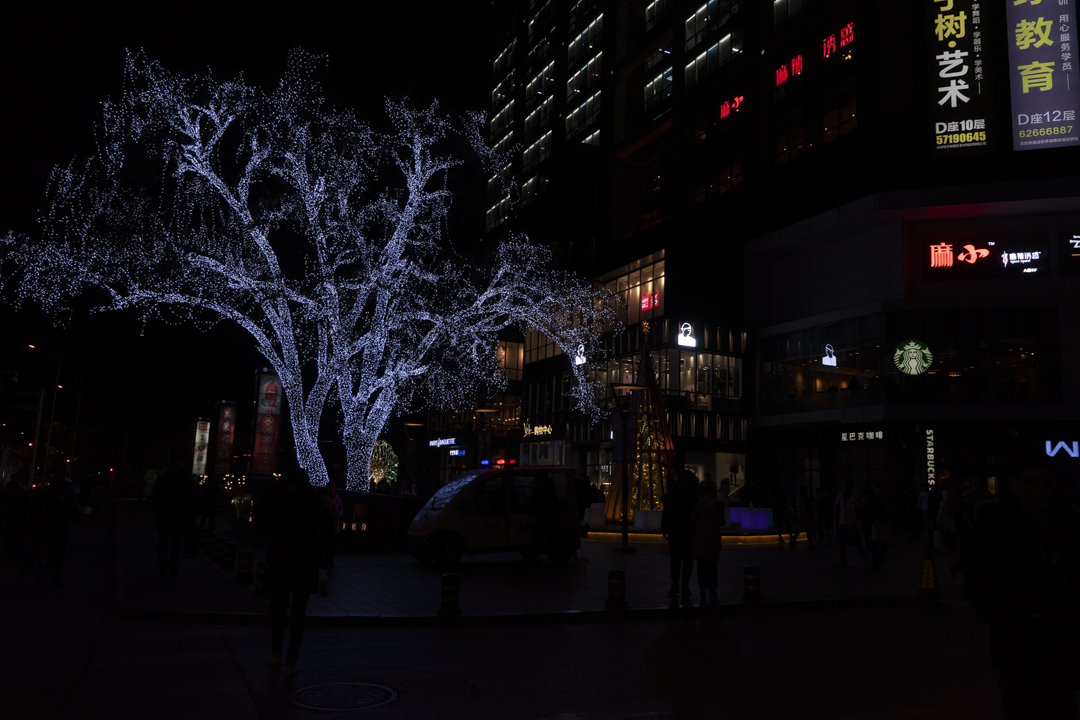
#> input picture 1001.png, 1080 x 720 px
$ jupyter execute Procesamiento_del_histograma_.ipynb
#> lines starting #> are read from the running program, lines starting #| are printed output that depends on the picture
<a href="https://colab.research.google.com/github/axelbynne/VISIONARTIFICIAL/blob/main/Procesamiento_del_histograma_.ipynb" target="_parent"></a>

[cell 1]
from google.colab import files
uploaded = files.upload()
#> the answer given: 1001.png

[cell 2]
from skimage.io import imread
from skimage import img_as_ubyte, img_as_float
from skimage.exposure import rescale_intensity
import matplotlib.pyplot as plt

# Lista de imágenes cargadas manualmente
imagenes = ['1001.png', '1003.png', '1005.png', '1006.png']

contrast_level = 0.8

for image_name in imagenes:
    image = img_as_float(imread(image_name))
    image_8bit = img_as_ubyte(image)
#> image_8bit is the input picture: shape (720, 1080, 3); mean R, G, B 13.6, 11.5, 14.6

    processed_image = rescale_intensity(
        image_8bit,
        in_range=(image_8bit.min(), image_8bit.max() * contrast_level),
        out_range=(0, 255)
    )
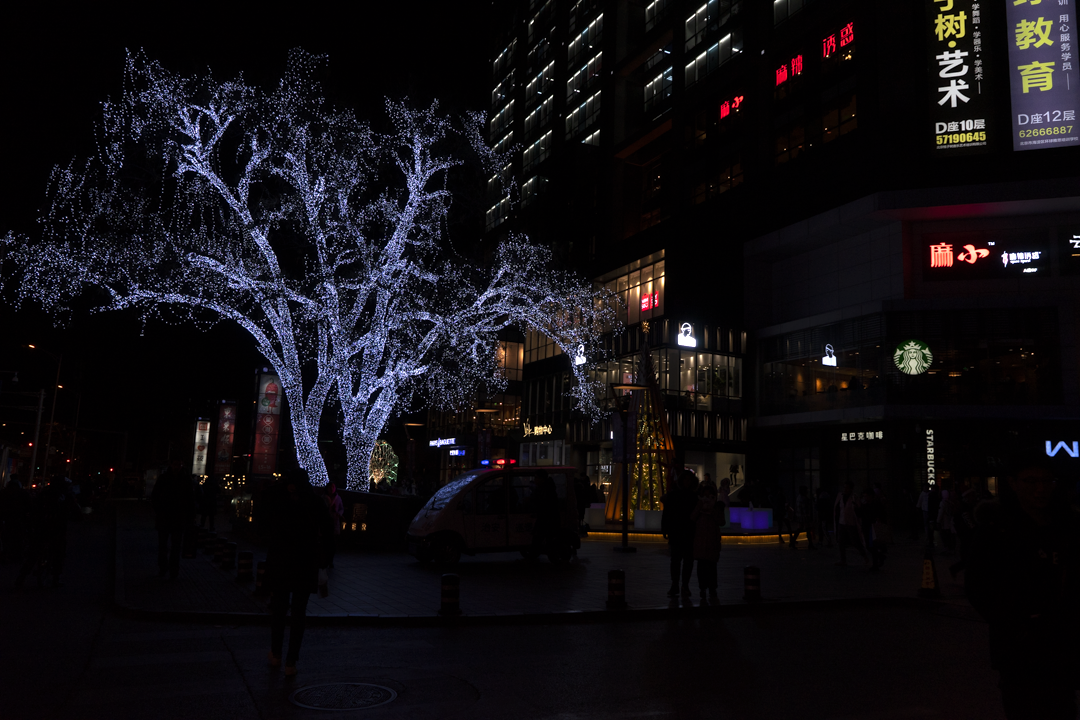
#> processed_image: shape (720, 1080, 3) float64; mean R, G, B 16.8, 14.3, 18.1

    fig, axes = plt.subplots(2, 2, figsize=(14, 10))
    fig.suptitle(f'Procesamiento de la imagen: {image_name}', fontsize=16)

    axes[0, 0].imshow(image_8bit, cmap='gray')
    axes[0, 0].set_title("Imagen Original (8-bit)")
    axes[0, 0].axis("off")

    axes[0, 1].hist(image_8bit.ravel(), bins=256, color='gray', alpha=0.7)
    axes[0, 1].set_title("Histograma Imagen Original")
    axes[0, 1].set_xlim(0, 255)

    axes[1, 0].imshow(processed_image, cmap='gray')
    axes[1, 0].set_title(f"Imagen Procesada (Contraste: {contrast_level})")
    axes[1, 0].axis("off")

    axes[1, 1].hist(processed_image.ravel(), bins=256, color='gray', alpha=0.9)
    axes[1, 1].set_title(f"Histograma Imagen Procesada")
    axes[1, 1].set_xlim(0, 255)

    plt.tight_layout(rect=[0, 0.03, 1, 0.95])
    plt.show()
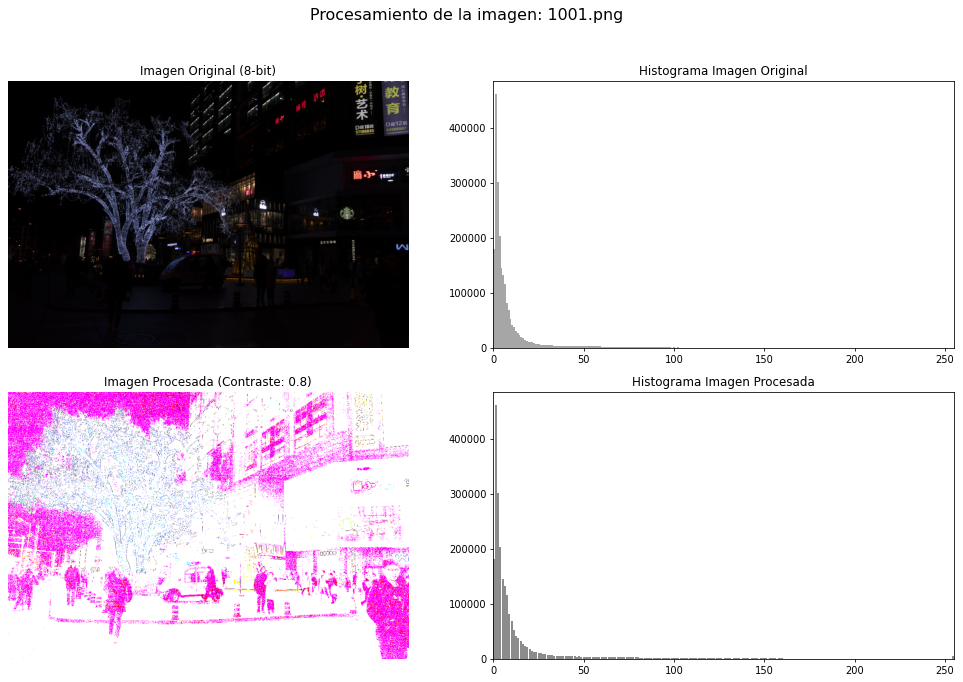
#> figure drawn by matplotlib, 4 panels; panel 2: tallest bar 461813 high, from x = 0.996 to 1.99; panel 4: tallest bar 461813 high, from x = 0.996 to 1.99
#> pass 2 of the loop `for image_name in imagenes:`:
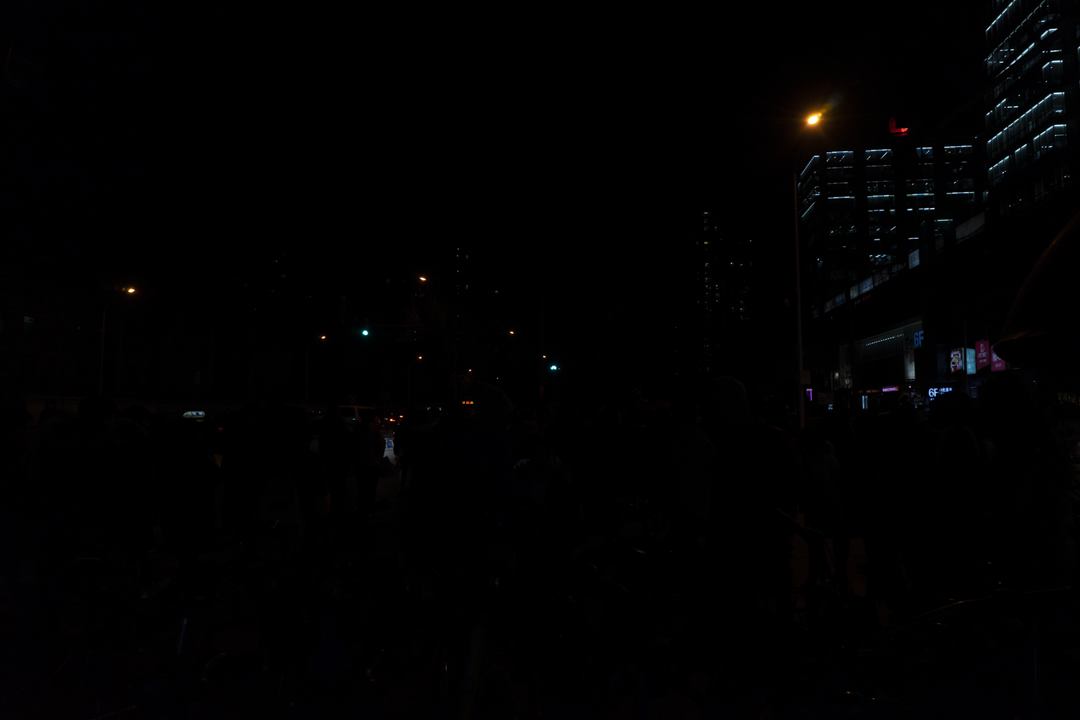
#> input picture 1003.png, 1080 x 720 px
#> image_8bit is the input picture: shape (720, 1080, 3); mean R, G, B 2.2, 1.3, 2.3
#> `plt.show()`:
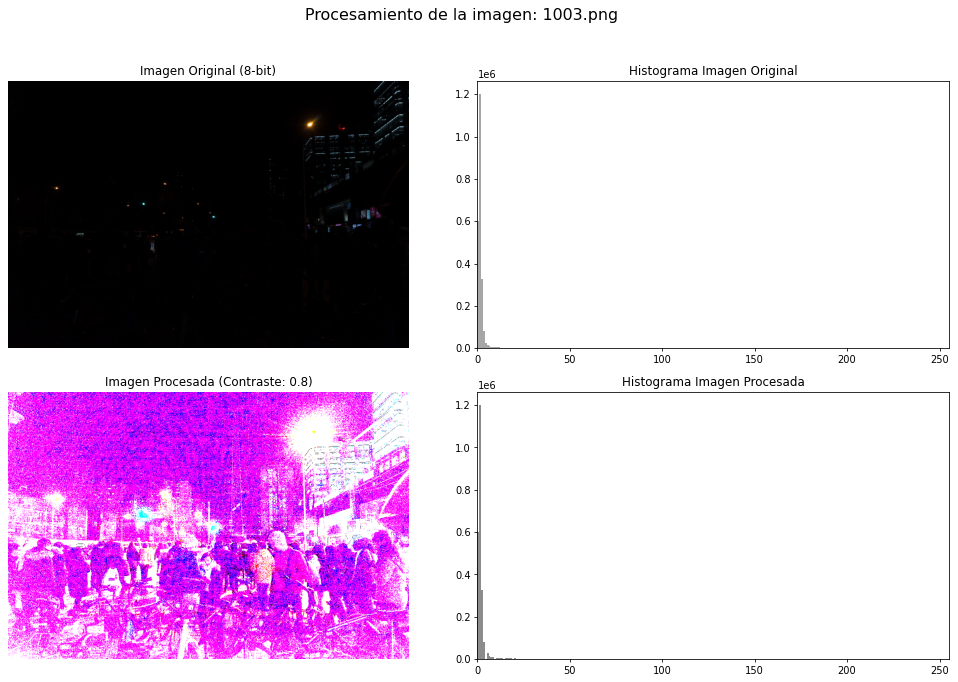
#> figure drawn by matplotlib, 4 panels; panel 2: tallest bar 1201748 high, from x = 0.996 to 1.99; panel 4: tallest bar 1201748 high, from x = 0.996 to 1.99
#> pass 3 of the loop `for image_name in imagenes:`:
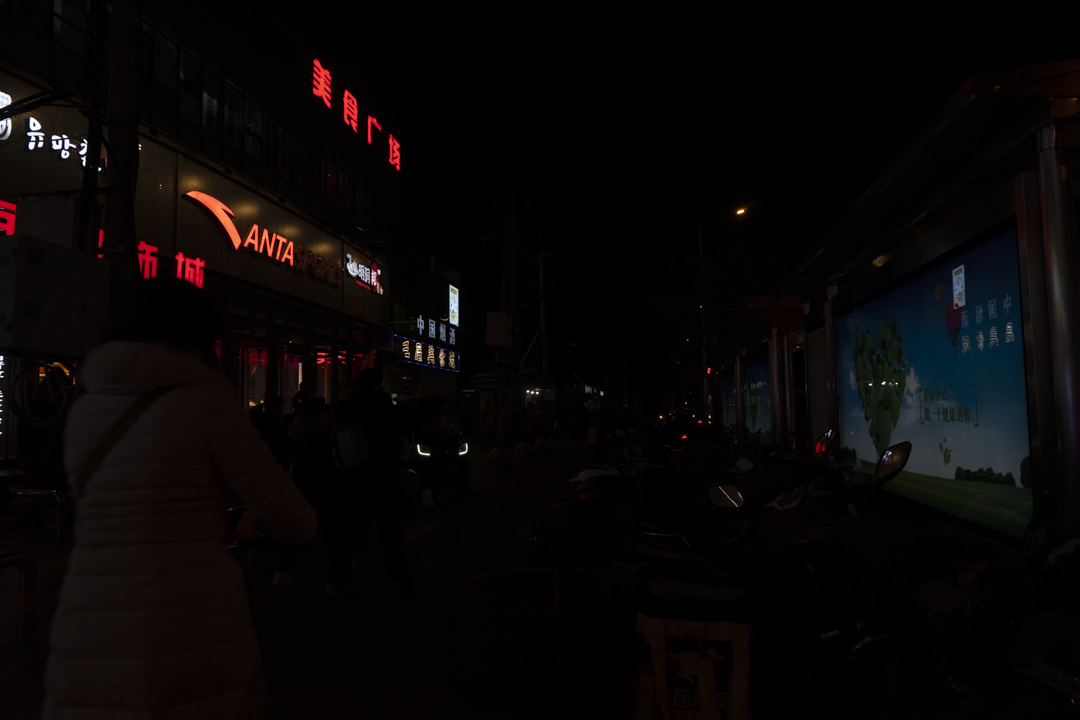
#> input picture 1005.png, 1080 x 720 px
#> image_8bit is the input picture: shape (720, 1080, 3); mean R, G, B 9, 6, 6.1
#> `plt.show()`:
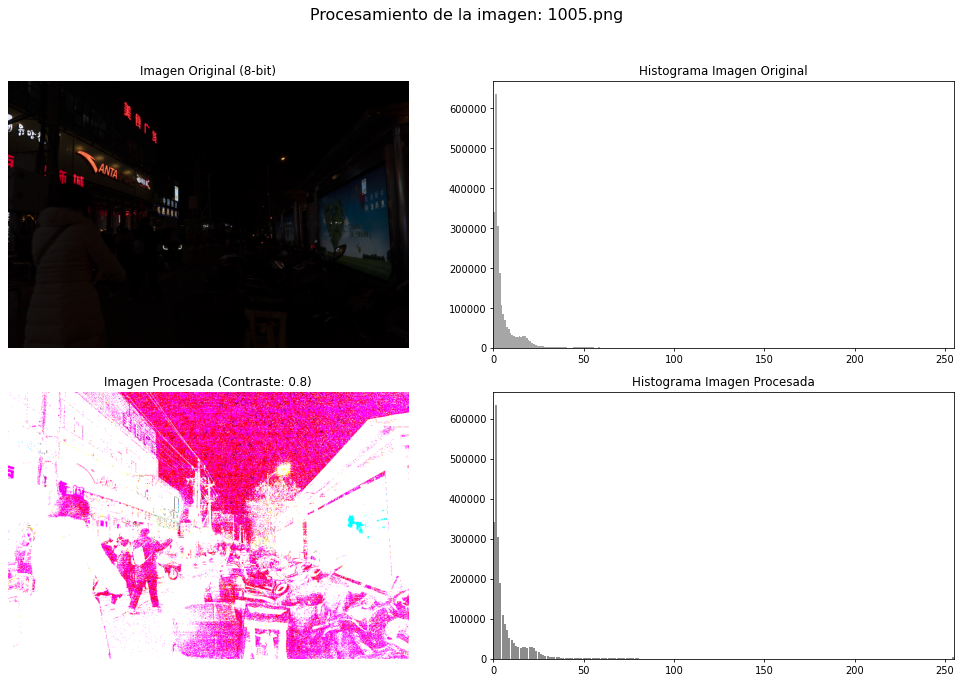
#> figure drawn by matplotlib, 4 panels; panel 2: tallest bar 636295 high, from x = 0.996 to 1.99; panel 4: tallest bar 636295 high, from x = 0.996 to 1.99
#> the loop made 4 passes; the first 3 are shown

[cell 3]
import os
import numpy as np
import matplotlib.pyplot as plt
from skimage.io import imread
from skimage import img_as_float, img_as_ubyte
from skimage.exposure import rescale_intensity

# Lista de nombres de imágenes cargadas
imagenes = ['1001.png', '1003.png', '1005.png', '1006.png']
#> imagenes = ['1001.png', '1003.png', '1005.png', '1006.png']
ruta = "."  # Usar el directorio actual

# Nivel de contraste ajustable
contrast_level = 0.8

# Crear figura grande para mostrar todas las imágenes y sus histogramas
fig, axes = plt.subplots(len(imagenes), 4, figsize=(16, 12))
fig.suptitle("Imágenes Originales y Procesadas con Histogramas", fontsize=16)

for i, nombre in enumerate(imagenes):
    image_path = os.path.join(ruta, nombre)

    if os.path.exists(image_path):
        # Cargar y convertir imagen
        image = img_as_float(imread(image_path))
        image_8bit = img_as_ubyte(image)

        # Procesar imagen: aumentar contraste
        processed_image = rescale_intensity(
            image_8bit,
            in_range=(image_8bit.min(), image_8bit.max() * contrast_level),
            out_range=(0, 255)
        ).astype(np.uint8)

        # Mostrar imagen original
        axes[i, 0].imshow(image_8bit, cmap='gray')
        axes[i, 0].set_title(f"Original: {nombre}")
        axes[i, 0].axis("off")

        # Histograma original
        axes[i, 1].hist(image_8bit.ravel(), bins=256, color='gray', alpha=0.8)
        axes[i, 1].set_title("Histograma Original")
        axes[i, 1].set_xlim(0, 255)

        # Imagen procesada
        axes[i, 2].imshow(processed_image, cmap='gray')
        axes[i, 2].set_title("Procesada")
        axes[i, 2].axis("off")

        # Histograma procesado
        axes[i, 3].hist(processed_image.ravel(), bins=256, color='black', alpha=0.8)
        axes[i, 3].set_title("Histograma Procesado")
        axes[i, 3].set_xlim(0, 255)

    else:
        for j in range(4):
            axes[i, j].axis("off")
        axes[i, 0].text(0.5, 0.5, f"⚠️ No se encontró:\n{nombre}", ha='center', va='center', fontsize=12)
#> pass 2 of the loop `for i, nombre in enumerate(imagenes):`:
#> pass 3 of the loop `for i, nombre in enumerate(imagenes):`:
#> the loop made 4 passes; the first 3 are shown

plt.tight_layout(rect=[0, 0.03, 1, 0.95])
plt.show()
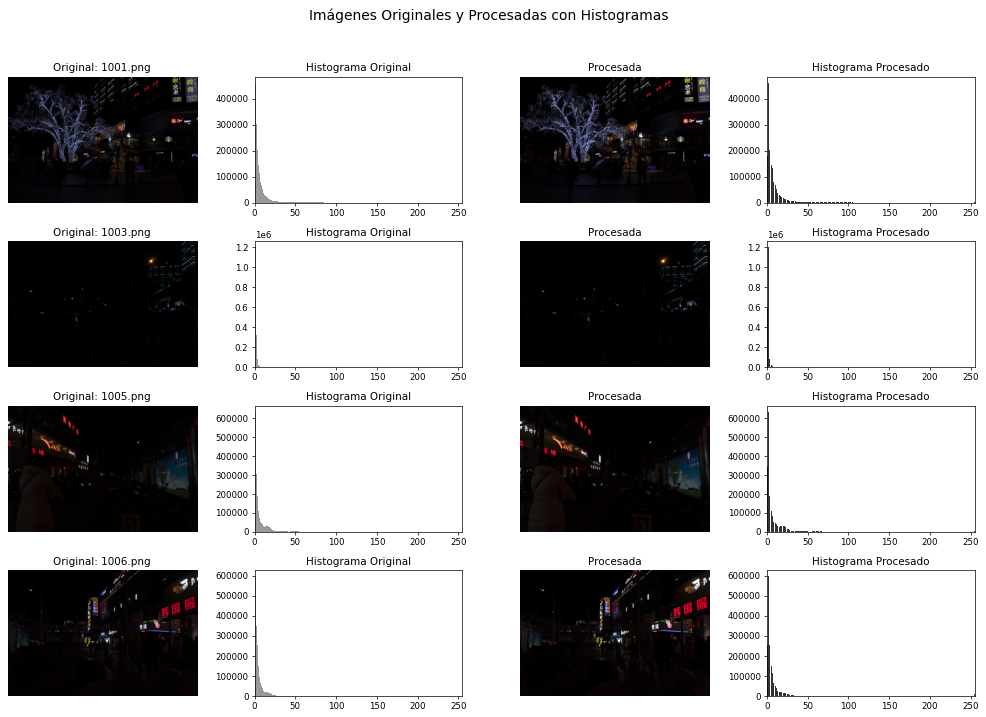
#> figure drawn by matplotlib, 16 panels; panel 2: tallest bar 461813 high, from x = 0.996 to 1.99; panel 4: tallest bar 461813 high, from x = 0.996 to 1.99; panel 6: tallest bar 1201748 high, from x = 0.996 to 1.99; panel 8: tallest bar 1201748 high, from x = 0.996 to 1.99
